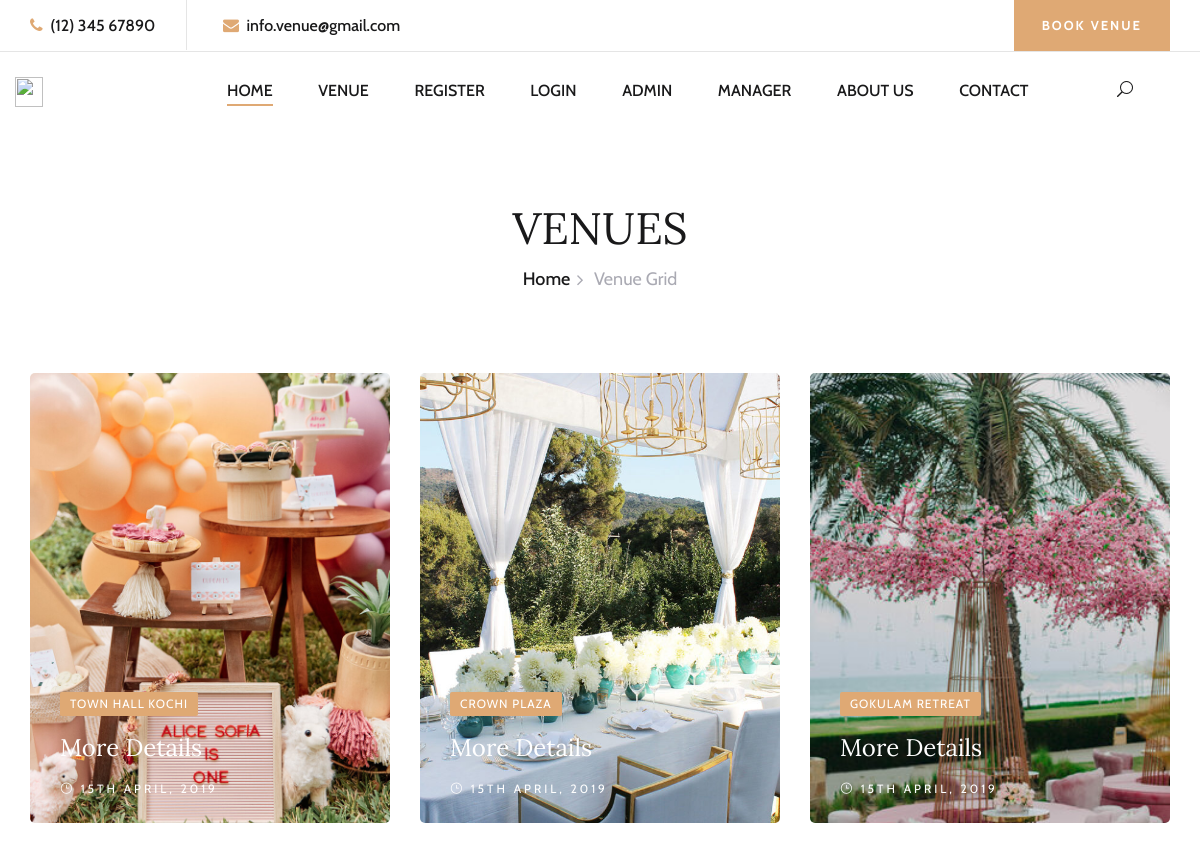
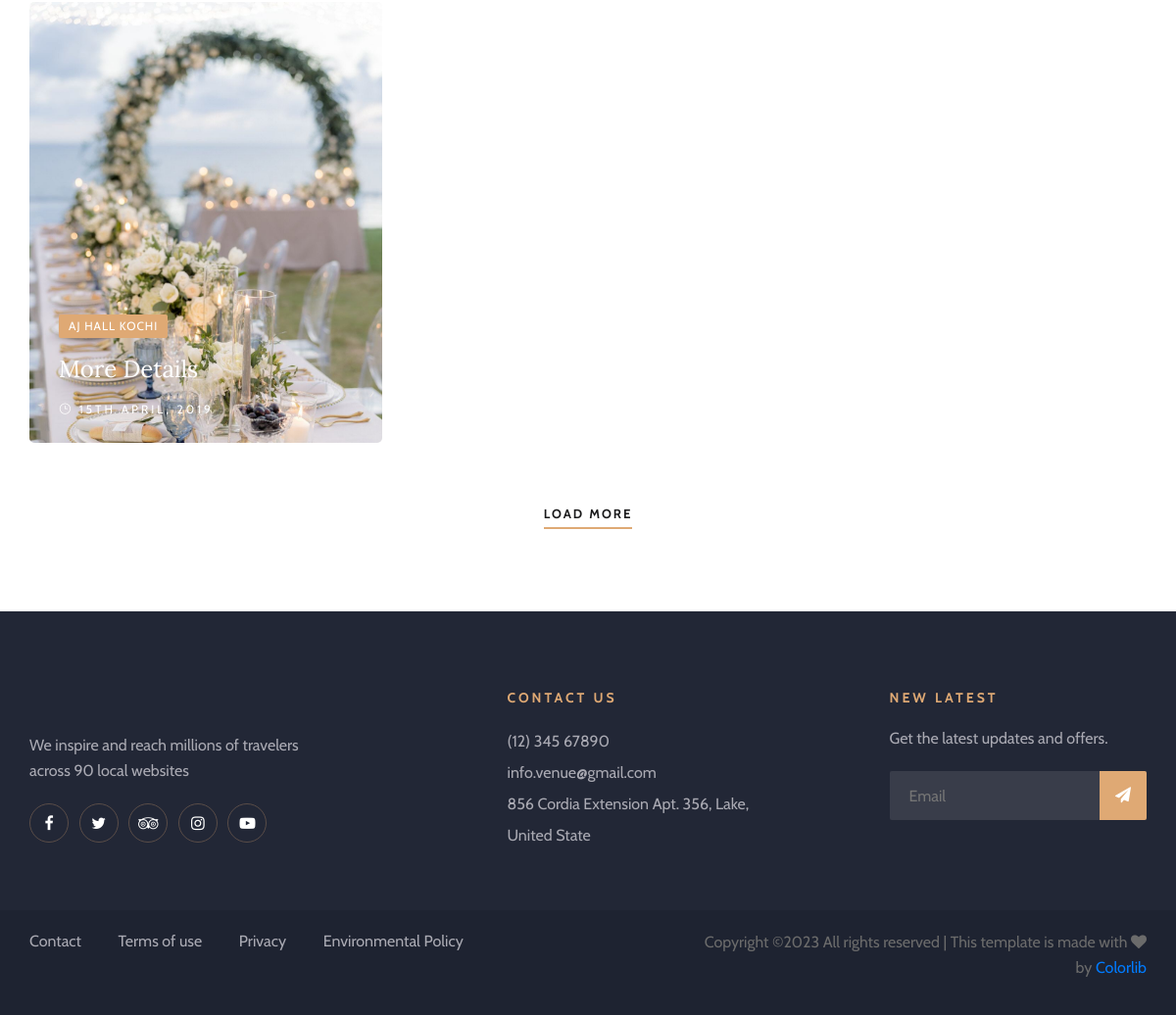
Screenshot of /venues/ with the database file from the repository (2 pictures, top to bottom).
### Adminapp/models.py (models this page shows)
class Venuedb(models.Model):
    venue_name=models.CharField(max_length=500)
    address=models.CharField(max_length=700)
    manager=models.CharField(max_length=100, default='')
    description=models.CharField(max_length=20)
    price=models.CharField(max_length=10)
    phone=models.IntegerField()
    email=models.CharField(max_length=20)
    venue_img=models.ImageField(upload_to='Venue', default='null.jpg')

### userapp/views.py (the view)
# urls.py: path('venues/',views.venues,name='venues'),
def venues(request):
     data=Venuedb.objects.all()
     return render(request,'venues.html',{'data':data})

### userapp/templates/venues.html
{% extends 'home.html' %}
{% block content %}
{% load static %}
    <div class="breadcrumb-section">
        <div class="container">
            <div class="row">
                <div class="col-lg-12">
                    <div class="breadcrumb-text">
                        <h2>VENUES</h2>
                        <div class="bt-option">
                            <a href="{% url 'home' %}">Home</a>
                            <span>Venue Grid</span>
                        </div>
                    </div>
                </div>
            </div>
        </div>
    </div>
    <section class="blog-section blog-page spad">
        <div class="container">
            <div class="row">
                {% for i in data %}
                <div class="col-lg-4 col-md-6">
                    <div class="blog-item set-bg" data-setbg="{{ i.venue_img.url }}">
                        <div class="bi-text">
                            <span class="b-tag">{{ i.venue_name }}</span>
                            <h4><a href="{% url 'details' id=i.id %}">More Details</a></h4>
                            <div class="b-time"><i class="icon_clock_alt"></i> 15th April, 2019</div>
                        </div>
                    </div>
                </div>
                {% endfor %}
                <div class="col-lg-12">
                    <div class="load-more">
                        <a href="#" class="primary-btn">Load More</a>
                    </div>
                </div>
            </div>
        </div>
    </section>
{% endblock %}

### userapp/templates/home.html (shortened to what this page needs)
{% load static %}
<!DOCTYPE html>
<html lang="zxx">
<head>
    <link rel="stylesheet" href="{% static 'user/css/bootstrap.min.css' %}" type="text/css">
    <link rel="stylesheet" href="{% static 'user/css/font-awesome.min.css' %}" type="text/css">
    <link rel="stylesheet" href="{% static 'user/css/elegant-icons.css' %}" type="text/css">
    <link rel="stylesheet" href="{% static 'user/css/flaticon.css' %}" type="text/css">
    <link rel="stylesheet" href="{% static 'user/css/owl.carousel.min.css' %}" type="text/css">
    <link rel="stylesheet" href="{% static 'user/css/nice-select.css' %}" type="text/css">
    <link rel="stylesheet" href="{% static 'user/css/jquery-ui.min.css' %}" type="text/css">
    <link rel="stylesheet" href="{% static 'user/css/magnific-popup.css' %}" type="text/css">
    <link rel="stylesheet" href="{% static 'user/css/slicknav.min.css' %}" type="text/css">
    <link rel="stylesheet" href="{% static 'user/css/style.css' %}" type="text/css">
</head>
<body>
    <header class="header-section">
        <div class="top-nav">
            <div class="container">
                <div class="row">
                    <div class="col-lg-6">
                        <ul class="tn-left">
                            <li><i class="fa fa-phone"></i> (12) 345 67890</li>
                            <li><i class="fa fa-envelope"></i> info.venue@gmail.com</li>
                        </ul>
                    </div>
                    <div class="col-lg-6">
                        <div class="tn-right">
                            <a href="{% url 'venues' %}" class="bk-btn">BOOK VENUE</a>
                        </div>
                    </div>
                </div>
            </div>
        </div>
        <div class="menu-item">
            <div class="container">
                <div class="row">
                    <div class="logo">
                        <a href="./index.html">
                            <img src="{% static 'user/img/logo.png' %}" style="height: 30px; width: 28px;" alt="">
                        </a>
                    </div>
                    <div class="col-lg-10">
                        <div class="nav-menu">
                            <nav class="mainmenu">
                                <ul>
                                    <li class="active"><a href="{% url 'home' %}">HOME</a></li>
                                    <li><a href="{% url 'venues' %}">VENUE</a></li>
                                    {% if 'id' in request.session %}
                                    <li><a href="">Hello, {{request.session.username}}</a></li>
                                    <li><a href="{% url 'userlogout' %}">LOGOUT</a></li>
                                    {% else %}
                                    <li><a href="{% url 'register' %}">REGISTER</a></li>
                                    <li><a href="{% url 'userlogin' %}">LOGIN</a></li>
                                    <li><a href="{% url 'adminlogin' %}">ADMIN</a></li>
                                    <li><a href="{% url 'managerlogin' %}">MANAGER</a></li>
                                    {% endif %}
                                    <li><a href="{% url 'about' %}">ABOUT US</a></li>
                                    <li><a href="{% url 'contact' %}">CONTACT</a></li>
                                </ul>
                            </nav>
                            <div class="nav-right search-switch">
                                <i class="icon_search"></i>
                            </div>
                        </div>
                    </div>
                </div>
            </div>
        </div>
    </header>
    {% block content %}{% endblock %}
    <footer class="footer-section">
        <div class="container">
            <div class="footer-text">
                <div class="row">
                    <div class="col-lg-4">
                        <div class="ft-about">
                            <div class="logo">
                                <a href="#">
                                </a>
                            </div>
                            <p>We inspire and reach millions of travelers<br /> across 90 local websites</p>
                            <div class="fa-social">
                                <a href="#"><i class="fa fa-facebook"></i></a>
                                <a href="#"><i class="fa fa-twitter"></i></a>
                                <a href="#"><i class="fa fa-tripadvisor"></i></a>
                                <a href="#"><i class="fa fa-instagram"></i></a>
                                <a href="#"><i class="fa fa-youtube-play"></i></a>
                            </div>
                        </div>
                    </div>
                    <div class="col-lg-3 offset-lg-1">
                        <div class="ft-contact">
                            <h6>Contact Us</h6>
                            <ul>
                                <li>(12) 345 67890</li>
                                <li>info.venue@gmail.com</li>
                                <li>856 Cordia Extension Apt. 356, Lake, United State</li>
                            </ul>
                        </div>
                    </div>
                    <div class="col-lg-3 offset-lg-1">
                        <div class="ft-newslatter">
                            <h6>New latest</h6>
                            <p>Get the latest updates and offers.</p>
                            <form action="#" class="fn-form">
                                <input type="text" placeholder="Email">
                                <button type="submit"><i class="fa fa-send"></i></button>
                            </form>
                        </div>
                    </div>
                </div>
            </div>
        </div>
        <div class="copyright-option">
            <div class="container">
                <div class="row">
                    <div class="col-lg-7">
                        <ul>
                            <li><a href="#">Contact</a></li>
                            <li><a href="#">Terms of use</a></li>
                            <li><a href="#">Privacy</a></li>
                            <li><a href="#">Environmental Policy</a></li>
                        </ul>
                    </div>
                    <div class="col-lg-5">
                        <div class="co-text"><p>
  Copyright &copy;<script>document.write(new Date().getFullYear());</script> All rights reserved | This template is made with <i class="fa fa-heart" aria-hidden="true"></i> by <a href="https://colorlib.com" target="_blank">Colorlib</a>
  </p></div>
                    </div>
                </div>
            </div>
        </div>
    </footer>
</body>
</html>

### rows the page displays
Venuedb: shows a picture, venue_name "TOWN HALL KOCHI"
Venuedb: shows a picture, venue_name "CROWN PLAZA"
Venuedb: shows a picture, venue_name "GOKULAM RETREAT"
Venuedb: shows a picture, venue_name "AJ HALL KOCHI"
